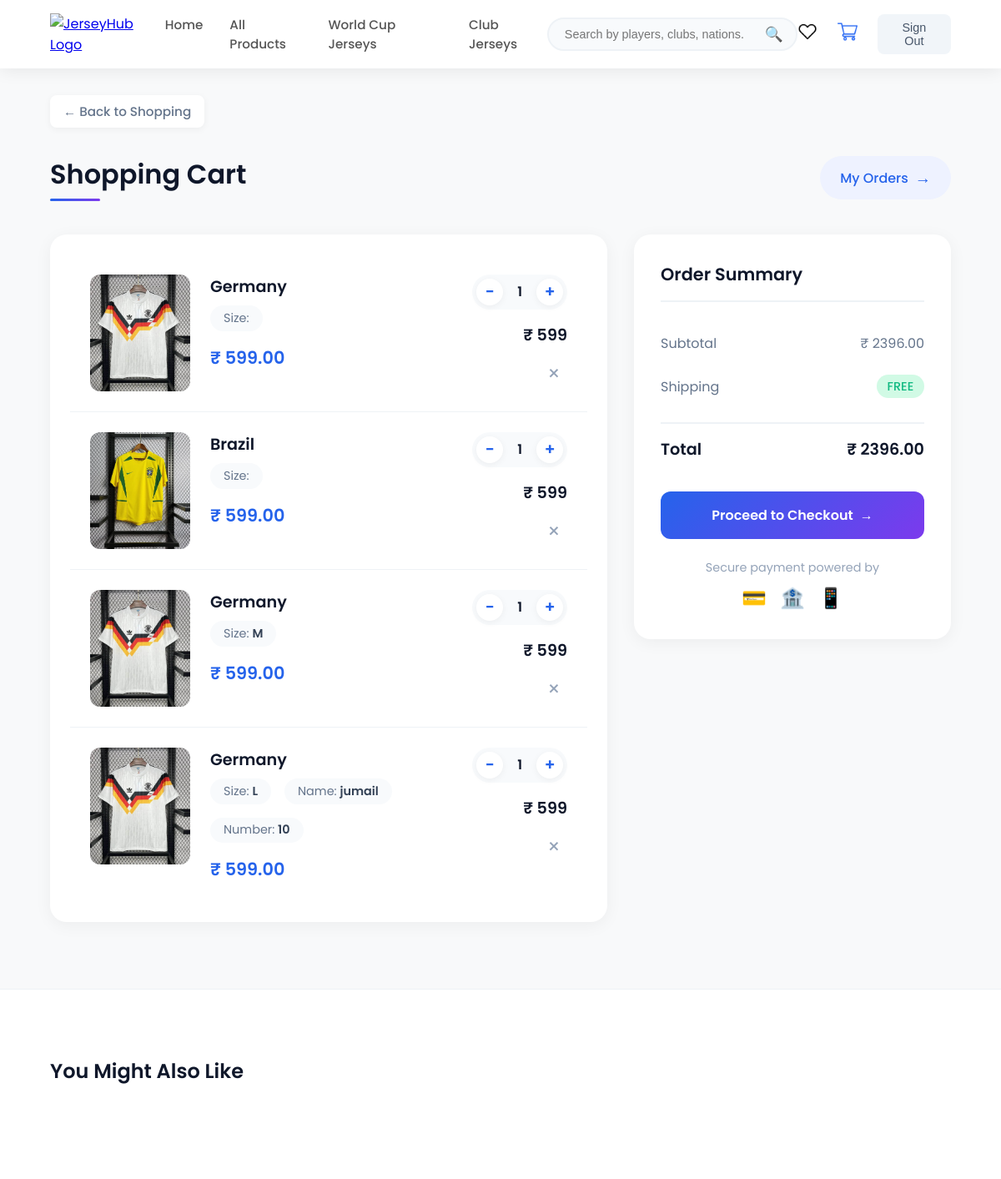
/cart/ (signed in), run on an earlier commit of the app's database.
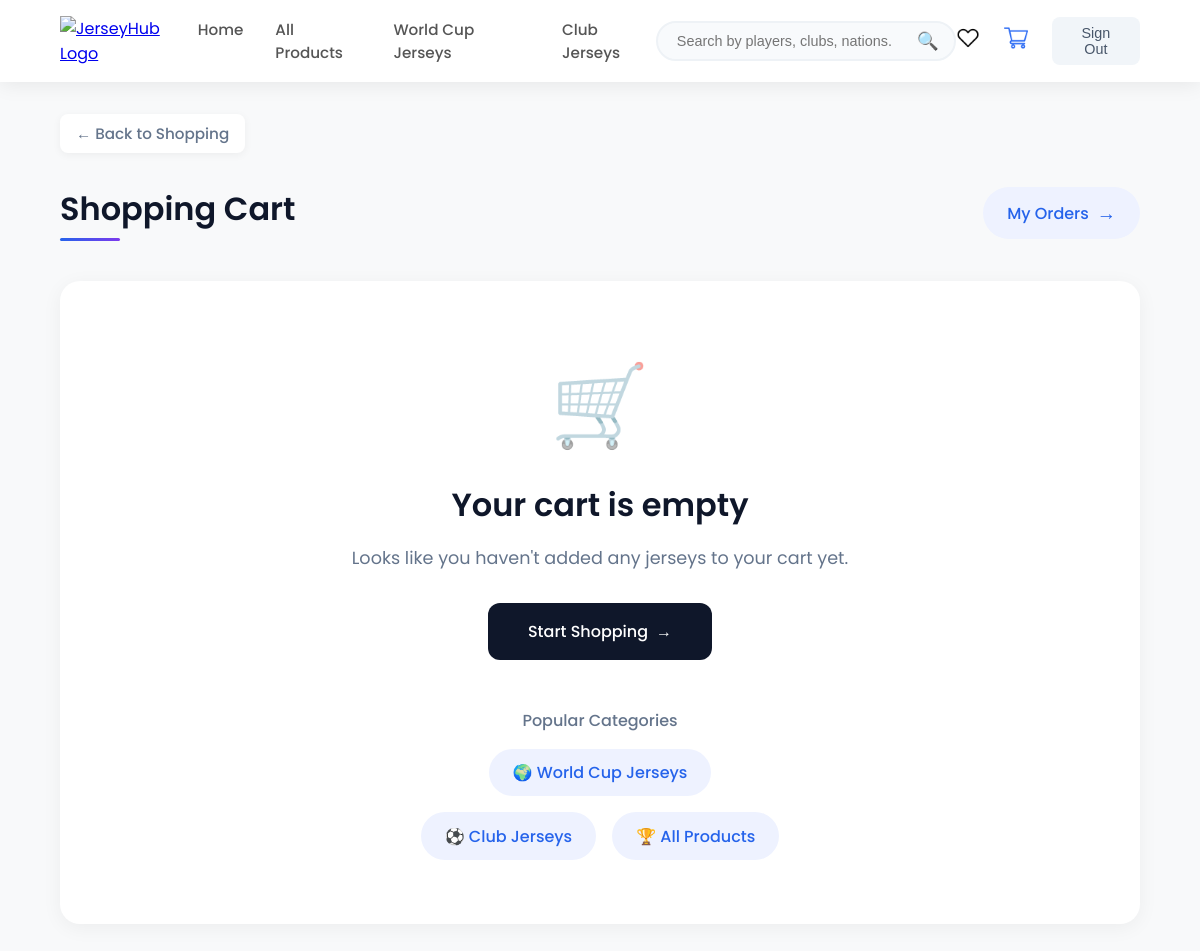
And on a later commit of the database.
### app/models.py (models this page shows, shortened)
class Cart(models.Model):
    user= models.ForeignKey(User,on_delete=models.CASCADE)
    jersey=models.ForeignKey(Jersey,on_delete=models.CASCADE)
    quantity=models.IntegerField(default=1)
    size =models.CharField(max_length=5)
    player_name = models.CharField(max_length=100, blank=True, null=True)
    player_number = models.IntegerField(blank=True, null=True)
    def total_price(self):
        return self.jersey.price * self.quantity

class Jersey(models.Model):
    CATEGORY = (
        ('club','Club Jersey'),
        ('worldcup','World Cup Jersey'),
    )
    name=models.TextField()
    team=models.TextField()
    category = models.CharField(max_length=20, choices=CATEGORY)
    price = models.DecimalField(max_digits=10, decimal_places=2)
    image=models.ImageField(upload_to='jerseys/')
    img2 = models.ImageField(upload_to='jerseys/')
    img3 = models.ImageField(upload_to='jersey/', null=True, blank=True)
    img4= models.ImageField(upload_to='jerseys/',null=True, blank=True)
    img5= models.ImageField(upload_to='jerseys/',null=True, blank=True)
    img6= models.ImageField(upload_to='jerseys/',null=True, blank=True)
    img7= models.ImageField(upload_to='jerseys/',null=True, blank=True)
    img8= models.ImageField(upload_to='jerseys/',null=True, blank=True)
    img9= models.ImageField(upload_to='jerseys/',null=True, blank=True)
    img10= models.ImageField(upload_to='jerseys/',null=True, blank=True)
    created_at = models.DateTimeField(auto_now_add=True)
    description=models.TextField()
    players = models.TextField(blank=True)

### app/views.py (the view)
# urls.py: path('cart/', views.cart_page, name='cart_page'),
@login_required
def cart_page(req):
    cart_items=Cart.objects.filter(user=req.user)
    total=0
    for item in cart_items:
        total += item.total_price()
    return render(req,'cart.html',{'cart_items':cart_items,"total":total})

### templates/cart.html (shortened to what the changed rows need)
<!DOCTYPE html>
<html lang="en">
<head>
{% load static %}
<link rel="stylesheet" href="{% static 'css/cart.css' %}">
</head>
<body>
    <div class="container">
        <div class="cart-header">
            <h1 class="page-title">Shopping Cart</h1>
        </div>
        {% if cart_items %}
        <div class="cart-content">
            <div class="cart-items">
                {% for item in cart_items %}
                <div class="cart-item">
                    <div class="item-image">
                        <img src="{{ item.jersey.image.url }}" alt="{{ item.jersey.team }}">
                    </div>
                    <div class="item-details">
                        <h3 class="item-title">{{ item.jersey.team }}</h3>
                        <div class="item-specs">
                            <span class="spec">Size: <strong>{{ item.size }}</strong></span>
                            {% if item.player_name %}
                            <span class="spec">Name: <strong>{{ item.player_name }}</strong></span>
                            {% endif %}
                            {% if item.player_number %}
                            <span class="spec">Number: <strong>{{ item.player_number }}</strong></span>
                            {% endif %}
                        </div>
                        <div class="item-price">₹ {{ item.jersey.price }}</div>
                    </div>
                    <div class="item-actions">
                        <div class="quantity-control">
                            <a href="{% url 'decrease_quantity' item.id %}" class="qty-btn">−</a>
                            <span class="qty-value">{{ item.quantity }}</span>
                            <a href="{% url 'increase_quantity' item.id %}" class="qty-btn">+</a>
                        </div>
                        <div class="item-total">
                            ₹ {% widthratio item.jersey.price 1 item.quantity %}
                        </div>
                    <a href="{% url 'remove_from_cart' item.id %}" class="remove-btn">
    <span class="remove-icon">×</span>
</a>
                    </div>
                </div>
                {% endfor %}
            </div>
            <div class="cart-summary">
                <h2 class="summary-title">Order Summary</h2>
                <div class="summary-row">
                    <span>Subtotal</span>
                    <span>₹ {{ total }}</span>
                </div>
                <div class="summary-row">
                    <span>Shipping</span>
                    <span class="shipping-free">FREE</span>
                </div>
                <div class="summary-row total">
                    <span>Total</span>
                    <span>₹ {{ total }}</span>
                </div>
                <a href="{% url 'buy_now' %}" class="checkout-btn">
                    Proceed to Checkout
                    <span class="btn-arrow">→</span>
                </a>
                <div class="payment-methods">
                    <span>Secure payment powered by</span>
                    <div class="payment-icons">
                        <span>💳</span>
                        <span>🏦</span>
                        <span>📱</span>
                    </div>
                </div>
            </div>
        </div>
        {% else %}
        <div class="empty-cart">
            <div class="empty-icon">🛒</div>
            <h2>Your cart is empty</h2>
            <p>Looks like you haven't added any jerseys to your cart yet.</p>
            <a href="{% url 'home' %}" class="browse-btn">
                Start Shopping
                <span class="btn-arrow">→</span>
            </a>
            <div class="empty-suggestions">
                <h3>Popular Categories</h3>
                <div class="suggestion-links">
                    <a href="{% url 'worldcup' %}">🌍 World Cup Jerseys</a>
                    <a href="{% url 'club' %}">⚽ Club Jerseys</a>
                    <a href="../products">🏆 All Products</a>
                </div>
            </div>
        </div>
        {% endif %}
    </div>
    {% if cart_items %}
    <div class="related-products">
        <div class="container">
            <h2 class="related-title">You Might Also Like</h2>
        </div>
    </div>
    {% endif %}
</body>
</html>

What changed in the data, as far as the page shows it:
removed Cart: jersey.image (picture), jersey.team "Germany", jersey.price "599.00", quantity "1", jersey+quantity "599"
removed Cart: jersey.image (picture), jersey.team "Brazil", jersey.price "599.00", quantity "1", jersey+quantity "599"
removed Cart: jersey.image (picture), jersey.team "Germany", size "M", jersey.price "599.00", quantity "1", jersey+quantity "599"
removed Cart: jersey.image (picture), jersey.team "Germany", size "L", player_name "jumail", player_number "10", jersey.price "599.00", quantity "1", jersey+quantity "599"
Also different on the page:
{{ total }}: "2396.00" → (not shown)
text no longer shown: "Order Summary Subtotal ₹ Shipping FREE Total ₹ Proceed to Checkout Secure payment powered by 💳 🏦 📱 You Might Also Like"
text now shown: "🛒 Your cart is empty Looks like you haven't added any jerseys to your cart yet. Start Shopping Popular Categories 🌍 World Cup Jerseys ⚽ Club Jerseys 🏆 All Products"
